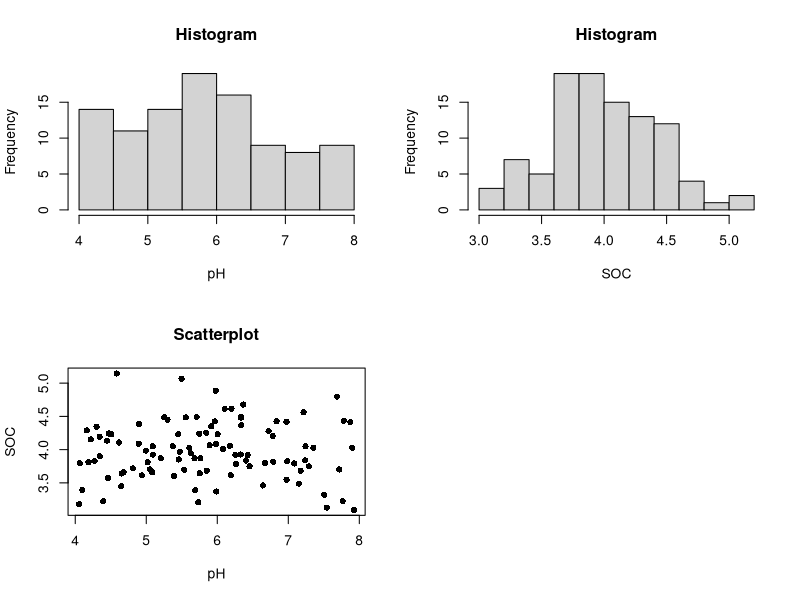

R code for this plot:
## ---- chunk 1
mass<-1000
## ---- chunk 2
print(mass)
## ---- chunk 3
mass_kg <- mass/1000
## ---- chunk 4
mass_mg<-mass*1000
## ---- chunk 5
sroot_mass<-sqrt(mass)
## ---- chunk 6
log_mass<-log(mass)
## ---- chunk 7
mass_squared<-mass^2
## ---- chunk 8
10-4*(2+1)
## ---- chunk 9
1+2*3
3*2^2
3*2^3-1
## ---- chunk 10
tname<-"Mulched"
## ---- chunk 11
#Assign variable names
xname<-"pH"
yname<-"SOC"
#Create a pane of four plots
par(mfrow=c(2,2))
#Create some random data
x<-runif(100,4,8)
y<-rnorm(100,4,0.5)
#Create the plots
hist(x,xlab=xname,main="Histogram")
hist(y,xlab=yname,main="Histogram")
plot(x,y,xlab=xname,ylab=yname,pch=16,main="Scatterplot")
# Reset the plot window
par(mfrow=c(1,1))
## ---- chunk 12
block<-"Block1"
treatment<-"CA"
## ---- chunk 13
plot_lab<-paste(block,treatment,sep="_")
print(plot_lab)
## ---- chunk 14
three<-3
five<-5
## ---- chunk 15
three_lt_five<-(three < five)
print(three_lt_five)
## ---- chunk 16
three_lt_three<-(three < three)
print(three_lt_three)
## ---- chunk 17
three_le_three<-(three <= three)
print(three_le_three)
## ---- chunk 18
soil_pH <- 4

if(soil_pH < 5.5) {
    management_option <- "Lime"
    }else{
        management_option<-"No_lime"
        }
## ---- chunk 19
time <- 12.00
if(time < 12) {
    learning <- "continue" 
    }else{
        learning_option <- "take a break"
        }
## ---- chunk 20
sand <- 10
silt <- 20
clay <- 70
## ---- chunk 21
consistent_particle_size <- ((sand + silt + clay) == 100)
print(consistent_particle_size)
## ---- chunk 22
is_clay <- (clay>40) | (silt<=40) | (sand<=45)
print(is_clay)
